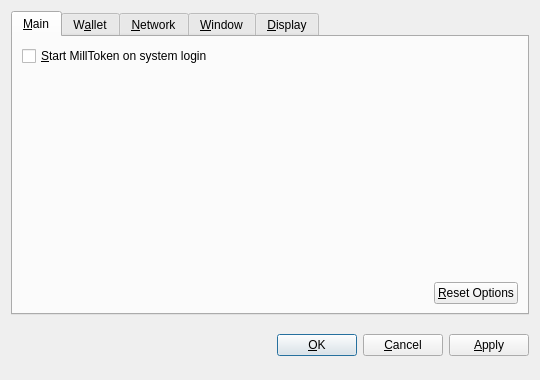
<?xml version="1.0" encoding="UTF-8"?>
<ui version="4.0">
 <class>OptionsDialog</class>
 <widget class="QDialog" name="OptionsDialog">
  <property name="geometry">
   <rect>
    <x>0</x>
    <y>0</y>
    <width>540</width>
    <height>380</height>
   </rect>
  </property>
  <property name="windowTitle">
   <string>Options</string>
  </property>
  <property name="modal">
   <bool>true</bool>
  </property>
  <layout class="QVBoxLayout" name="verticalLayout">
   <item>
    <widget class="QTabWidget" name="tabWidget">
     <property name="tabPosition">
      <enum>QTabWidget::North</enum>
     </property>
     <property name="currentIndex">
      <number>0</number>
     </property>
     <widget class="QWidget" name="tabMain">
      <attribute name="title">
       <string>&amp;Main</string>
      </attribute>
      <layout class="QVBoxLayout" name="verticalLayout_Main">
       <item>
        <widget class="QCheckBox" name="bitcoinAtStartup">
         <property name="toolTip">
          <string>Automatically start MillToken after logging in to the system.</string>
         </property>
         <property name="text">
          <string>&amp;Start MillToken on system login</string>
         </property>
        </widget>
       </item>
       <item>
        <spacer name="verticalSpacer_Main">
         <property name="orientation">
          <enum>Qt::Vertical</enum>
         </property>
         <property name="sizeHint" stdset="0">
          <size>
           <width>20</width>
           <height>40</height>
          </size>
         </property>
        </spacer>
       </item>
       <item>
        <layout class="QHBoxLayout" name="horizontalLayout_2_Main">
         <item>
          <spacer name="horizontalSpacer_2_Main">
           <property name="orientation">
            <enum>Qt::Horizontal</enum>
           </property>
           <property name="sizeHint" stdset="0">
            <size>
             <width>40</width>
             <height>20</height>
            </size>
           </property>
          </spacer>
         </item>
         <item>
          <widget class="QPushButton" name="resetButton">
           <property name="toolTip">
            <string>Reset all client options to default.</string>
           </property>
           <property name="text">
            <string>&amp;Reset Options</string>
           </property>
           <property name="autoDefault">
            <bool>false</bool>
           </property>
          </widget>
         </item>
        </layout>
       </item>
      </layout>
     </widget>
     <widget class="QWidget" name="tabWallet">
      <attribute name="title">
       <string>W&amp;allet</string>
      </attribute>
      <layout class="QVBoxLayout" name="verticalLayout_Network">
       <item>
        <widget class="QLabel" name="transactionFeeInfoLabel">
         <property name="text">
          <string>Optional transaction fee per kB that helps make sure your transactions are processed quickly. Most transactions are 1 kB.</string>
         </property>
         <property name="textFormat">
          <enum>Qt::PlainText</enum>
         </property>
         <property name="wordWrap">
          <bool>true</bool>
         </property>
        </widget>
       </item>
       <item>
        <layout class="QHBoxLayout" name="horizontalLayout_1_Main">
         <item>
          <widget class="QLabel" name="transactionFeeLabel">
           <property name="text">
            <string>Pay transaction &amp;fee</string>
           </property>
           <property name="textFormat">
            <enum>Qt::PlainText</enum>
           </property>
           <property name="buddy">
            <cstring>transactionFee</cstring>
           </property>
          </widget>
         </item>
         <item>
          <widget class="BitcoinAmountField" name="transactionFee"/>
         </item>
         <item>
          <spacer name="horizontalSpacer_1_Main">
           <property name="orientation">
            <enum>Qt::Horizontal</enum>
           </property>
           <property name="sizeHint" stdset="0">
            <size>
             <width>40</width>
             <height>20</height>
            </size>
           </property>
          </spacer>
         </item>
        </layout>
       </item>
       <item>
        <widget class="QLabel" name="label">
         <property name="text">
          <string>If you disable the spending of unconfirmed change, the change from a transaction cannot be used until that transaction has at least one confirmation. This also affects how your balance is computed.</string>
         </property>
         <property name="wordWrap">
          <bool>true</bool>
         </property>
        </widget>
       </item>
       <item>
        <widget class="QCheckBox" name="spendZeroConfChange">
         <property name="text">
          <string>Spend unconfirmed change  (experts only)</string>
         </property>
        </widget>
       </item>
       <item>
        <spacer name="verticalSpacer">
         <property name="orientation">
          <enum>Qt::Vertical</enum>
         </property>
         <property name="sizeHint" stdset="0">
          <size>
           <width>20</width>
           <height>40</height>
          </size>
         </property>
        </spacer>
       </item>
      </layout>
     </widget>
     <widget class="QWidget" name="tabNetwork">
      <attribute name="title">
       <string>&amp;Network</string>
      </attribute>
      <layout class="QVBoxLayout" name="verticalLayout_Network">
       <item>
        <widget class="QCheckBox" name="mapPortUpnp">
         <property name="toolTip">
          <string>Automatically open the MillToken client port on the router. This only works when your router supports UPnP and it is enabled.</string>
         </property>
         <property name="text">
          <string>Map port using &amp;UPnP</string>
         </property>
        </widget>
       </item>
       <item>
        <widget class="QCheckBox" name="connectSocks">
         <property name="toolTip">
          <string>Connect to the MillToken network through a SOCKS proxy (e.g. when connecting through Tor).</string>
         </property>
         <property name="text">
          <string>&amp;Connect through SOCKS proxy:</string>
         </property>
        </widget>
       </item>
       <item>
        <layout class="QHBoxLayout" name="horizontalLayout_Network">
         <item>
          <widget class="QLabel" name="proxyIpLabel">
           <property name="text">
            <string>Proxy &amp;IP:</string>
           </property>
           <property name="textFormat">
            <enum>Qt::PlainText</enum>
           </property>
           <property name="buddy">
            <cstring>proxyIp</cstring>
           </property>
          </widget>
         </item>
         <item>
          <widget class="QValidatedLineEdit" name="proxyIp">
           <property name="maximumSize">
            <size>
             <width>140</width>
             <height>16777215</height>
            </size>
           </property>
           <property name="toolTip">
            <string>IP address of the proxy (e.g. 127.0.0.1)</string>
           </property>
          </widget>
         </item>
         <item>
          <widget class="QLabel" name="proxyPortLabel">
           <property name="text">
            <string>&amp;Port:</string>
           </property>
           <property name="textFormat">
            <enum>Qt::PlainText</enum>
           </property>
           <property name="buddy">
            <cstring>proxyPort</cstring>
           </property>
          </widget>
         </item>
         <item>
          <widget class="QLineEdit" name="proxyPort">
           <property name="maximumSize">
            <size>
             <width>55</width>
             <height>16777215</height>
            </size>
           </property>
           <property name="toolTip">
            <string>Port of the proxy (e.g. 9050)</string>
           </property>
          </widget>
         </item>
         <item>
          <widget class="QLabel" name="socksVersionLabel">
           <property name="text">
            <string>SOCKS &amp;Version:</string>
           </property>
           <property name="textFormat">
            <enum>Qt::PlainText</enum>
           </property>
           <property name="buddy">
            <cstring>socksVersion</cstring>
           </property>
          </widget>
         </item>
         <item>
          <widget class="QValueComboBox" name="socksVersion">
           <property name="toolTip">
            <string>SOCKS version of the proxy (e.g. 5)</string>
           </property>
          </widget>
         </item>
         <item>
          <spacer name="horizontalSpacer_Network">
           <property name="orientation">
            <enum>Qt::Horizontal</enum>
           </property>
           <property name="sizeHint" stdset="0">
            <size>
             <width>40</width>
             <height>20</height>
            </size>
           </property>
          </spacer>
         </item>
        </layout>
       </item>
       <item>
        <spacer name="verticalSpacer_Network">
         <property name="orientation">
          <enum>Qt::Vertical</enum>
         </property>
         <property name="sizeHint" stdset="0">
          <size>
           <width>20</width>
           <height>40</height>
          </size>
         </property>
        </spacer>
       </item>
      </layout>
     </widget>
     <widget class="QWidget" name="tabWindow">
      <attribute name="title">
       <string>&amp;Window</string>
      </attribute>
      <layout class="QVBoxLayout" name="verticalLayout_Window">
       <item>
        <widget class="QCheckBox" name="minimizeToTray">
         <property name="toolTip">
          <string>Show only a tray icon after minimizing the window.</string>
         </property>
         <property name="text">
          <string>&amp;Minimize to the tray instead of the taskbar</string>
         </property>
        </widget>
       </item>
       <item>
        <widget class="QCheckBox" name="minimizeOnClose">
         <property name="toolTip">
          <string>Minimize instead of exit the application when the window is closed. When this option is enabled, the application will be closed only after selecting Quit in the menu.</string>
         </property>
         <property name="text">
          <string>M&amp;inimize on close</string>
         </property>
        </widget>
       </item>
       <item>
        <spacer name="verticalSpacer_Window">
         <property name="orientation">
          <enum>Qt::Vertical</enum>
         </property>
         <property name="sizeHint" stdset="0">
          <size>
           <width>20</width>
           <height>40</height>
          </size>
         </property>
        </spacer>
       </item>
      </layout>
     </widget>
     <widget class="QWidget" name="tabDisplay">
      <attribute name="title">
       <string>&amp;Display</string>
      </attribute>
      <layout class="QVBoxLayout" name="verticalLayout_Display">
       <item>
        <layout class="QHBoxLayout" name="horizontalLayout_1_Display">
         <item>
          <widget class="QLabel" name="langLabel">
           <property name="text">
            <string>User Interface &amp;language:</string>
           </property>
           <property name="textFormat">
            <enum>Qt::PlainText</enum>
           </property>
           <property name="buddy">
            <cstring>lang</cstring>
           </property>
          </widget>
         </item>
         <item>
          <widget class="QValueComboBox" name="lang">
           <property name="toolTip">
            <string>The user interface language can be set here. This setting will take effect after restarting MillToken.</string>
           </property>
          </widget>
         </item>
        </layout>
       </item>
       <item>
        <layout class="QHBoxLayout" name="horizontalLayout_2_Display">
         <item>
          <widget class="QLabel" name="unitLabel">
           <property name="text">
            <string>&amp;Unit to show amounts in:</string>
           </property>
           <property name="textFormat">
            <enum>Qt::PlainText</enum>
           </property>
           <property name="buddy">
            <cstring>unit</cstring>
           </property>
          </widget>
         </item>
         <item>
          <widget class="QValueComboBox" name="unit">
           <property name="toolTip">
            <string>Choose the default subdivision unit to show in the interface and when sending coins.</string>
           </property>
          </widget>
         </item>
        </layout>
       </item>
       <item>
        <widget class="QCheckBox" name="displayAddresses">
         <property name="toolTip">
          <string>Whether to show MillToken addresses in the transaction list or not.</string>
         </property>
         <property name="text">
          <string>&amp;Display addresses in transaction list</string>
         </property>
        </widget>
       </item>
       <item>
        <widget class="QCheckBox" name="coinControlFeatures">
         <property name="toolTip">
          <string>Whether to show coin control features or not.</string>
         </property>
         <property name="text">
          <string>Display coin &amp;control features (experts only!)</string>
         </property>
        </widget>
       </item>
       <item>
        <spacer name="verticalSpacer_Display">
         <property name="orientation">
          <enum>Qt::Vertical</enum>
         </property>
         <property name="sizeHint" stdset="0">
          <size>
           <width>20</width>
           <height>40</height>
          </size>
         </property>
        </spacer>
       </item>
      </layout>
     </widget>
    </widget>
   </item>
   <item>
    <layout class="QHBoxLayout" name="horizontalLayout_Buttons">
     <item>
      <spacer name="horizontalSpacer_1">
       <property name="orientation">
        <enum>Qt::Horizontal</enum>
       </property>
       <property name="sizeHint" stdset="0">
        <size>
         <width>40</width>
         <height>48</height>
        </size>
       </property>
      </spacer>
     </item>
     <item>
      <widget class="QLabel" name="statusLabel">
       <property name="font">
        <font>
         <weight>75</weight>
         <bold>true</bold>
        </font>
       </property>
       <property name="text">
        <string/>
       </property>
       <property name="textFormat">
        <enum>Qt::PlainText</enum>
       </property>
       <property name="wordWrap">
        <bool>true</bool>
       </property>
      </widget>
     </item>
     <item>
      <spacer name="horizontalSpacer_2">
       <property name="orientation">
        <enum>Qt::Horizontal</enum>
       </property>
       <property name="sizeHint" stdset="0">
        <size>
         <width>40</width>
         <height>48</height>
        </size>
       </property>
      </spacer>
     </item>
     <item>
      <widget class="QPushButton" name="okButton">
       <property name="text">
        <string>&amp;OK</string>
       </property>
      </widget>
     </item>
     <item>
      <widget class="QPushButton" name="cancelButton">
       <property name="text">
        <string>&amp;Cancel</string>
       </property>
       <property name="autoDefault">
        <bool>false</bool>
       </property>
      </widget>
     </item>
     <item>
      <widget class="QPushButton" name="applyButton">
       <property name="text">
        <string>&amp;Apply</string>
       </property>
       <property name="autoDefault">
        <bool>false</bool>
       </property>
      </widget>
     </item>
    </layout>
   </item>
  </layout>
 </widget>
 <customwidgets>
  <customwidget>
   <class>BitcoinAmountField</class>
   <extends>QSpinBox</extends>
   <header>bitcoinamountfield.h</header>
  </customwidget>
  <customwidget>
   <class>QValueComboBox</class>
   <extends>QComboBox</extends>
   <header>qvaluecombobox.h</header>
  </customwidget>
  <customwidget>
   <class>QValidatedLineEdit</class>
   <extends>QLineEdit</extends>
   <header>qvalidatedlineedit.h</header>
  </customwidget>
 </customwidgets>
 <resources/>
 <connections/>
</ui>
